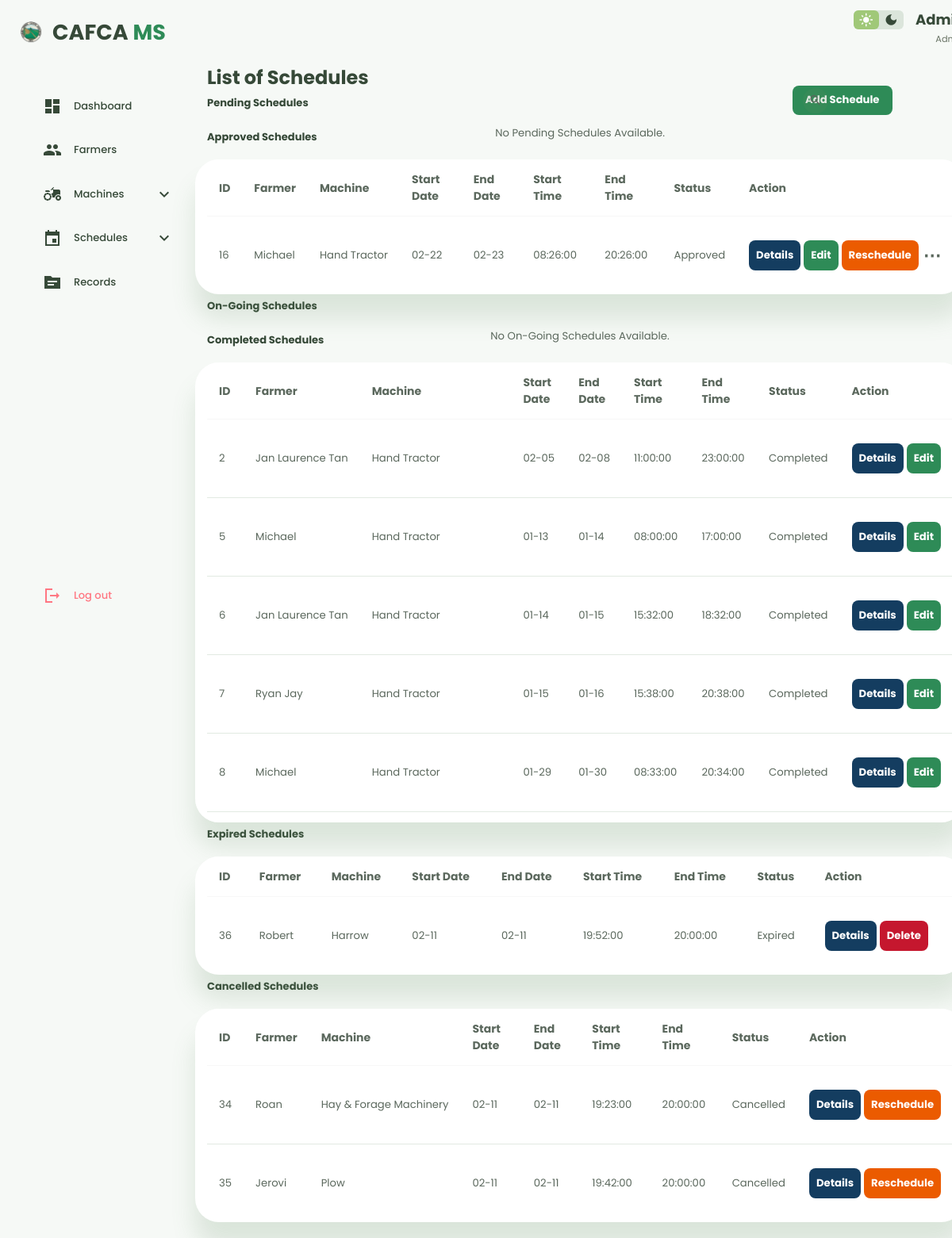
The app's page /dashboard/schedules/schedule.php (signed in) with its own data.
### tables this page shows
CREATE TABLE `schedules` (
  `id` int(11) NOT NULL,
  `farmer_id` int(255) NOT NULL,
  `machine_id` int(255) NOT NULL,
  `schedule_date` date NOT NULL,
  `date_span` int(255) NOT NULL,
  `start_time` time NOT NULL,
  `end_time` time NOT NULL,
  `status` enum('Pending','Approved','On going','Completed','Expired','Cancelled') DEFAULT 'Pending',
  `reschedule_reason` text DEFAULT NULL,
  `rescheduled_at` datetime DEFAULT NULL,
  `return_date` datetime DEFAULT NULL,
  `return_notes` text DEFAULT NULL,
  `created_at` timestamp NOT NULL DEFAULT current_timestamp()
);

CREATE TABLE `farmers` (
  `id` int(255) NOT NULL,
  `name` varchar(255) NOT NULL,
  `age` int(2) NOT NULL,
  `birthday` date NOT NULL,
  `address` varchar(255) NOT NULL,
  `land` varchar(255) NOT NULL,
  `unit` varchar(20) NOT NULL,
  `phone` varchar(11) NOT NULL,
  `created_at` varchar(255) NOT NULL DEFAULT current_timestamp()
);

CREATE TABLE `machines` (
  `id` int(255) NOT NULL,
  `name` varchar(255) NOT NULL,
  `quantity` int(255) NOT NULL DEFAULT 0,
  `status` varchar(255) NOT NULL,
  `acquisition_date` date NOT NULL,
  `last_returned` datetime DEFAULT NULL
);

### dashboard/schedules/schedule.php (the view, shortened to what the rows shown need)
<?php
$servername = "localhost";
$username = "root";
$password = "";
$database = "testdb";
$conn = new mysqli($servername, $username, $password, $database);
$conn->query("SET time_zone = '+08:00'");
$now = new DateTime();
$currentDateTime = $now->format('Y-m-d H:i:s');
$checkSql = "SELECT id, schedule_date, start_time, status FROM schedules WHERE status = 'Pending'";
$checkResult = $conn->query($checkSql);
if ($checkResult) {
    while ($row = $checkResult->fetch_assoc()) {
        $scheduleStartTime = $row['schedule_date'] . ' ' . $row['start_time'];
        if ($scheduleStartTime < $currentDateTime) {
            $updateId = $row['id'];
            $conn->query("UPDATE schedules SET status = 'Expired' WHERE id = $updateId");
        }
    }
}
$notReturnedSql = "SELECT DISTINCT s.machine_id, s.schedule_date, s.date_span, s.start_time, s.end_time, s.return_date, s.status
                   FROM schedules s
                   WHERE s.status IN ('Approved', 'Completed')";
$notReturnedResult = $conn->query($notReturnedSql);
if ($notReturnedResult) {
    while ($r = $notReturnedResult->fetch_assoc()) {
        $scheduleDate = $r['schedule_date'] ?? '';
        $startTime = $r['start_time'] ?? '00:00:00';
        $endTime = $r['end_time'] ?? '23:59:59';
        $dateSpan = $r['date_span'] ?? 0;
        if (!empty($scheduleDate)) {
            try {
                $startDt = new DateTime($scheduleDate . ' ' . $startTime);
                $endDateStr = date('Y-m-d', strtotime($scheduleDate . " +{$dateSpan} days"));
                $endDt = new DateTime($endDateStr . ' ' . $endTime);
            } catch (Exception $e) {
            }
        }
    }
}
$countSql = "SELECT schedule_date, start_time, end_time, date_span, status FROM schedules";
$countResult = $conn->query($countSql);
if ($countResult) {
    while ($r = $countResult->fetch_assoc()) {
        $scheduleDate = $r['schedule_date'];
        $startTime = $r['start_time'] ?: '00:00:00';
        $endTime = $r['end_time'] ?: '23:59:59';
        $dateSpan = isset($r['date_span']) ? (int)$r['date_span'] : 0;
        try {
            $startDt = new DateTime($scheduleDate . ' ' . $startTime);
        } catch (Exception $e) {
            $startDt = new DateTime($scheduleDate . ' 00:00:00');
        }
        $endDateStr = date('Y-m-d', strtotime($scheduleDate . " +{$dateSpan} days"));
        try {
            $endDt = new DateTime($endDateStr . ' ' . $endTime);
        } catch (Exception $e) {
            $endDt = new DateTime($endDateStr . ' 23:59:59');
        }
    }
}
?>
<!DOCTYPE html>
<html lang="en">
<head>
    <link rel="stylesheet" href="../farmers_sec/farmerstyle.css">
</head>
<body>
    <div class="container">
        <aside>
            <div class="top">
                <a class="logo" href="../main/dashdex.php">
                    <h2>CAFCA <span>MS</span></h2>
                </a>
            </div>
        </aside>
        <main>
            <div class="title">
                <h2>List of Schedules</h2>
            </div>
            <br>
            <?php
            $statusFilter = $_GET['status'] ?? null;
            $schedules = [
                'Pending' => [],
                'Approved' => [],
                'On going' => [],
                'Completed' => [],
                'Expired' => [],
                'Cancelled' => []
            ];
            $sql = "
                SELECT
                    schedules.id,
                    schedules.status,
                    farmers.name AS farmer_name,
                    machines.name AS machine_name,
                    schedules.schedule_date,
                    schedules.date_span,
                    schedules.start_time,
                    schedules.end_time,
                    schedules.reschedule_reason,
                    schedules.rescheduled_at
                FROM schedules
                JOIN farmers ON schedules.farmer_id = farmers.id
                JOIN machines ON schedules.machine_id = machines.id
            ";
            $result = $conn->query($sql);
            $now = new DateTime();
            while ($row = $result->fetch_assoc()) {
                $dbStatus = $row['status'];
                $scheduleDate = $row['schedule_date'];
                $startTime = $row['start_time'] ?: '00:00:00';
                $endTime = $row['end_time'] ?: '23:59:59';
                $dateSpan = isset($row['date_span']) ? (int)$row['date_span'] : 0;
                try {
                    $startDt = new DateTime($scheduleDate . ' ' . $startTime);
                } catch (Exception $e) {
                    $startDt = new DateTime($scheduleDate . ' 00:00:00');
                }
                $endDateStr = date('Y-m-d', strtotime($scheduleDate . " +{$dateSpan} days"));
                try {
                    $endDt = new DateTime($endDateStr . ' ' . $endTime);
                } catch (Exception $e) {
                    $endDt = new DateTime($endDateStr . ' 23:59:59');
                }
                $computedStatus = $dbStatus;
                if ($dbStatus === 'Pending') {
                    if ($now >= $startDt) {
                        $computedStatus = 'Expired';
                    }
                }
                elseif ($dbStatus === 'Approved') {
                    if ($now >= $startDt && $now <= $endDt) {
                        $computedStatus = 'On going';
                    } elseif ($now > $endDt) {
                        $computedStatus = 'Completed';
                    }
                }
                if (!isset($schedules[$computedStatus])) {
                    $schedules[$computedStatus] = [];
                }
                $schedules[$computedStatus][] = [
                    'row' => $row,
                    'status' => $computedStatus
                ];
            }
            function renderScheduleTable($title, $data) {
                static $tableIndex = 0;
                $tableIndex++;
                $tableId = 'scheduleTable_' . $tableIndex;
                if (empty($data)) {
                    return;
                }
                echo "
                <div class='table-scroll'>
                <table id='{$tableId}' style='width:100%' class='table'>
                    <thead>
                        <tr>
                            <th>ID</th>
                            <th>Farmer</th>
                            <th>Machine</th>
                            <th>Start Date</th>
                            <th>End Date</th>
                            <th>Start Time</th>
                            <th>End Time</th>
                            <th>Status</th>
                            <th>Action</th>
                        </tr>
                    </thead>
                    <tbody>
                ";
                foreach ($data as $item) {
                    $row = $item['row'];
                    $status = $item['status'];
                    $start_date = date('m-d', strtotime($row['schedule_date']));
                    $end_date = date('m-d', strtotime($row['schedule_date'] . " +{$row['date_span']} days"));
                    $safefarmer  = htmlspecialchars(strtolower($row['farmer_name']),  ENT_QUOTES, 'UTF-8');
                    $safemachine = htmlspecialchars(strtolower($row['machine_name']), ENT_QUOTES, 'UTF-8');
                    $safestatus  = htmlspecialchars(strtolower($status),              ENT_QUOTES, 'UTF-8');
                    echo "<tr class='schedule-row' data-farmer='{$safefarmer}' data-machine='{$safemachine}' data-status='{$safestatus}'>";
                    echo "<td>{$row['id']}</td>";
                    echo "<td>{$row['farmer_name']}</td>";
                    echo "<td>{$row['machine_name']}</td>";
                    echo "<td>$start_date</td>";
                    echo "<td>$end_date</td>";
                    echo "<td>{$row['start_time']}</td>";
                    echo "<td>{$row['end_time']}</td>";
                    echo "<td>$status</td>";
                    echo "<td>
                            <a class='btn btn-success btn-sm' onclick='openDetailsModal({$row['id']})' href='javascript:void(0)'>Details</a>";
                    if ($status === 'Pending') {
                        echo "<a class='btn btn-primary btn-sm' onclick='openEditScheduleModal({$row['id']})' href='javascript:void(0)' style='margin-left: 4px;'>Edit</a>";
                        echo "<a class='btn btn-primary btn-sm' onclick=\"return confirm('Are you sure you want to approve " . htmlspecialchars($row['farmer_name']) . "\\'s schedule to use " . htmlspecialchars($row['machine_name']) . "?');\" style='margin-left: 4px;' href='approve_schedule.php?id={$row['id']}'>Approve</a>";
                        echo "<a class='btn btn-danger btn-sm' onclick=\"return confirm('Are you sure you want to cancel " . htmlspecialchars($row['farmer_name']) . "\\'s schedule?');\"  style='margin-left: 4px;' href='cancel_schedule.php?id={$row['id']}'>Cancel</a>";
                    } elseif ($status === 'Approved') {
                        echo "<a class='btn btn-primary btn-sm' onclick='openEditScheduleModal({$row['id']})' href='javascript:void(0)' style='margin-left: 4px;'>Edit</a>";
                        echo "<a class='btn btn-resched btn-sm' style='margin-left: 4px;' onclick='openRescheduleModal({$row['id']}, \"" . htmlspecialchars($row['farmer_name'], ENT_QUOTES) . "\", \"" . htmlspecialchars($row['machine_name'], ENT_QUOTES) . "\", \"" . htmlspecialchars($row['schedule_date']) . "\", {$row['date_span']}, \"" . htmlspecialchars($row['start_time']) . "\", \"" . htmlspecialchars($row['end_time']) . "\", \"$status\")'>Reschedule</a>";
                        if (!empty($row['reschedule_reason'])) {
                            $reason = htmlspecialchars($row['reschedule_reason'], ENT_QUOTES);
                            $rescheduled_date = !empty($row['rescheduled_at']) ? date('M d, Y g:i A', strtotime($row['rescheduled_at'])) : 'N/A';
                            echo "<span class='reschedule-info-icon' data-tooltip='Rescheduled on: $rescheduled_date&#10;Reason: $reason'>⋯</span>";
                        }
                    } elseif ($status === 'Expired') {
                        echo "<a class='btn btn-danger btn-sm' onclick=\"return confirm('Are you sure you want to delete this expired schedule?');\" style='margin-left: 4px;' href='delete_schedule.php?id={$row['id']}'>Delete</a>";
                    } elseif ($status === 'Cancelled') {
                        echo "<a class='btn btn-resched btn-sm' style='margin-left: 4px;' onclick='openRescheduleModal({$row['id']}, \"" . htmlspecialchars($row['farmer_name'], ENT_QUOTES) . "\", \"" . htmlspecialchars($row['machine_name'], ENT_QUOTES) . "\", \"" . htmlspecialchars($row['schedule_date']) . "\", {$row['date_span']}, \"" . htmlspecialchars($row['start_time']) . "\", \"" . htmlspecialchars($row['end_time']) . "\", \"$status\")'>Reschedule</a>";
                    } else {
                        echo "<a class='btn btn-primary btn-sm' onclick='openEditScheduleModal({$row['id']})' href='javascript:void(0)' style='margin-left: 4px;'>Edit</a>";
                    }
                    echo "</td>";
                    echo "</tr>";
                }
                echo "</tbody>
                <tr class='no-results-row' style='display:none;'>
                    <td colspan='9' style='text-align:center; padding:2rem; color:var(--color-dark-variant);'>
                        <span class='material-icons-sharp' style='font-size:2rem;display:block;margin-bottom:0.5rem;'>search_off</span>
                        No schedules found matching your search.
                    </td>
                </tr>
                </table>
                </div><br>";
            }
            if ($statusFilter) {
                renderScheduleTable("$statusFilter Schedules", $schedules[$statusFilter] ?? []);
            } else {
                renderScheduleTable("Approved Schedules", $schedules['Approved'] ?? []);
                renderScheduleTable("Completed Schedules", $schedules['Completed'] ?? []);
                renderScheduleTable("Expired Schedules", $schedules['Expired'] ?? []);
                renderScheduleTable("Cancelled Schedules", $schedules['Cancelled'] ?? []);
            }
            ?>
        </main>
    </div>
</body>
</html>

### records on screen
schedules: id "16", farmer.name "Michael", machine.name "Hand Tractor", schedule_date "02-22", end_date "02-23", start_time "08:26:00", end_time "20:26:00", status "Approved"
schedules: id "2", farmer.name "Jan Laurence Tan", machine.name "Hand Tractor", schedule_date "02-05", end_date "02-08", start_time "11:00:00", end_time "23:00:00", status "Completed"
schedules: id "5", farmer.name "Michael", machine.name "Hand Tractor", schedule_date "01-13", end_date "01-14", start_time "08:00:00", end_time "17:00:00", status "Completed"
schedules: id "6", farmer.name "Jan Laurence Tan", machine.name "Hand Tractor", schedule_date "01-14", end_date "01-15", start_time "15:32:00", end_time "18:32:00", status "Completed"
schedules: id "7", farmer.name "Ryan Jay", machine.name "Hand Tractor", schedule_date "01-15", end_date "01-16", start_time "15:38:00", end_time "20:38:00", status "Completed"
schedules: id "8", farmer.name "Michael", machine.name "Hand Tractor", schedule_date "01-29", end_date "01-30", start_time "08:33:00", end_time "20:34:00", status "Completed"
schedules: id "36", farmer.name "Robert", machine.name "Harrow", schedule_date "02-11", end_date "02-11", start_time "19:52:00", end_time "20:00:00", status "Expired"
schedules: id "34", farmer.name "Roan", machine.name "Hay & Forage Machinery", schedule_date "02-11", end_date "02-11", start_time "19:23:00", end_time "20:00:00", status "Cancelled"
schedules: id "35", farmer.name "Jerovi", machine.name "Plow", schedule_date "02-11", end_date "02-11", start_time "19:42:00", end_time "20:00:00", status "Cancelled"

### other values on screen
$title "Pending Schedules Approved Schedules On-Going Schedules Completed Schedules Expired Schedules Cancelled Schedules"
$title "Pending Schedules On-Going Schedules"
